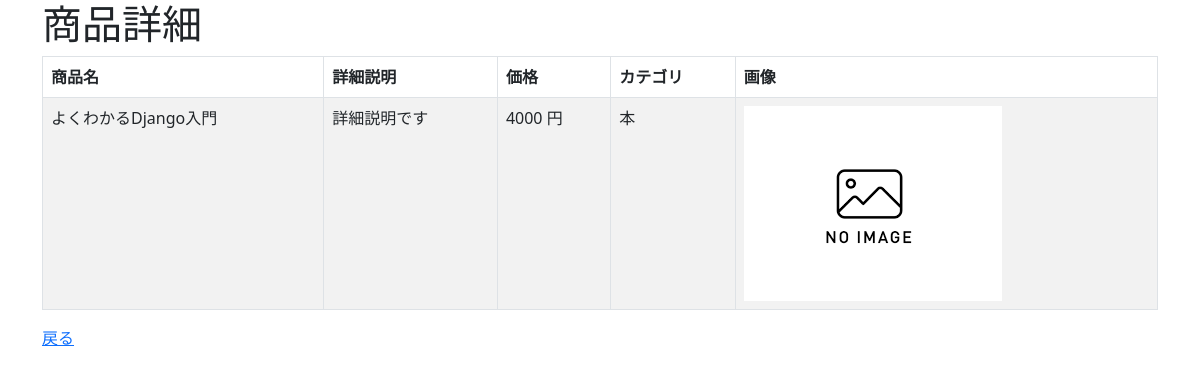
The app's page /crud/detail/1 with its own data.
### crud/models.py (models this page shows, shortened)
class Product(models.Model):
    name = models.CharField(max_length=200)
    description =  models.CharField(max_length=200,blank=True, null=True)
    price = models.PositiveIntegerField()
    category = models.ForeignKey(Category,on_delete=models.CASCADE)
    img = models.ImageField(blank=True, default='noImage.png')

class Category(models.Model):
    name = models.CharField(max_length=200)
    def __str__(self):
        return self.name

### crud/views.py (the view)
# urls.py: path('crud/detail/<int:pk>', views.ProductDetailView.as_view(), name="detail"),
class ProductDetailView(DetailView):
    model = Product

### crud/templates/crud/product_detail.html
{% extends "base.html" %} {% block title %}商品一覧{% endblock %} {% block content %}
<h1>商品詳細</h1>
<table class="table table-striped table-hover table-bordered">
  <thead>
    <tr>
      <th>商品名</th>
      <th>詳細説明</th>
      <th>価格</th>
      <th>カテゴリ</th>
      <th>画像</th>
    </tr>
  </thead>
  <tr>
    <td>{{ product.name }}</td>
    <td>{{ product.description }}</td>
    <td>{{ product.price }} 円</td>
    <td>{{ product.category }}</td>
    <td><img src="{{ product.img.url }}" style="width:100px height:auto;" /></td>
  </tr>
</table>
<a href="{% url 'list' %}">戻る</a>
{% endblock %}

### records on screen
Product: name "よくわかるDjango入門", description "詳細説明です", price "4000", category "本", img (placeholder picture)
